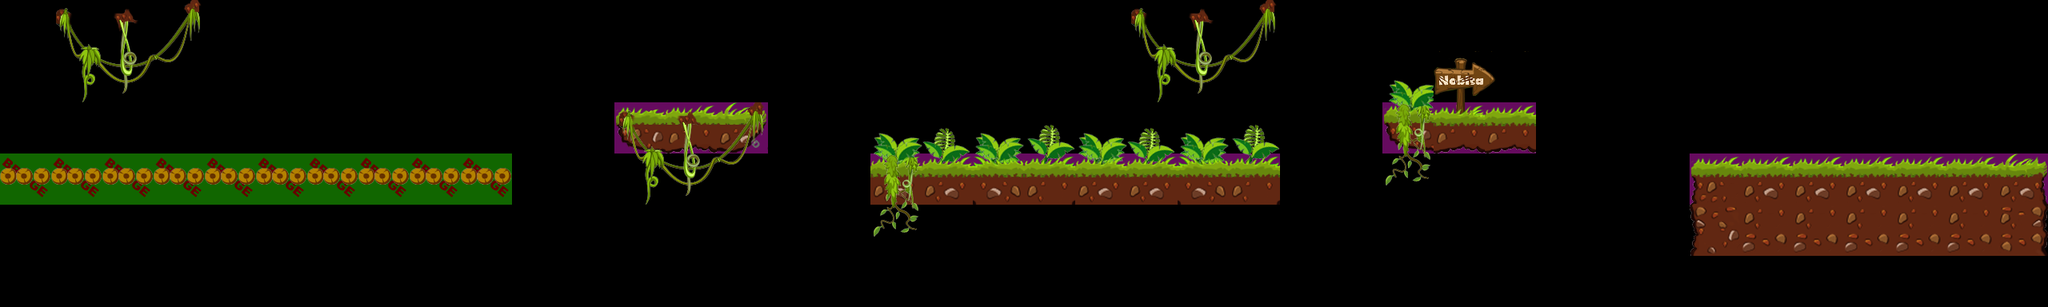

A 2D game scene composited from a Tiled map and its tileset images. What follows is a short description and the map's XML, with each tile layer's data collapsed to a summary:
An orthogonal 40x6 tile map with 64x64 px tiles, 3 tile layers (collision, ground_1_1, ground_2), 2 tilesets and 8 objects (-1, 1, nobita, chaien).

<map version="1.0" orientation="orthogonal" width="40" height="6" tilewidth="64" tileheight="64">
 <tileset firstgid="1" name="bump" tilewidth="64" tileheight="64">
  <image source="bump.png" width="128" height="64" />
  <tile id="1">
   <properties>
    <property name="isBridge" value="true" />
   </properties>
  </tile>
 </tileset>
 <tileset firstgid="3" name="tileset" tilewidth="64" tileheight="64">
  <image source="tileset.png" width="448" height="704" />
 </tileset>
 <layer name="collision" width="40" height="6" opacity="0.4">
  <data>[240 cells, 31 non-empty, 2 distinct tile ids]</data>
 </layer>
 <layer name="ground_1_1" width="40" height="6">
  <data>[240 cells, 49 non-empty, 24 distinct tile ids]</data>
 </layer>
 <layer name="ground_2" width="40" height="6">
  <data>[240 cells, 22 non-empty, 8 distinct tile ids]</data>
 </layer>
 <objectgroup name="objects" width="40" height="6">
  <object name="pie_0" type="-1" x="833" y="66" width="64" height="60" />
  <object name="fire_1" type="1" x="1282" y="131" width="62" height="58" />
  <object name="nobita" x="322" y="130" width="61" height="62" />
  <object name="chaien" x="3" y="131" width="59" height="59" />
 </objectgroup>
 <objectgroup name="chaien_jump_pos" width="40" height="6">
  <object x="769" y="68" width="62" height="58" />
  <object x="1088" y="131" width="65" height="58" />
  <object x="1727" y="66" width="65" height="59" />
  <object x="2114" y="131" width="62" height="59" />
 </objectgroup>
</map>
